Frame 1 (no input): blank canvas, image omitted
Frame 60 (no input): blank canvas, image omitted
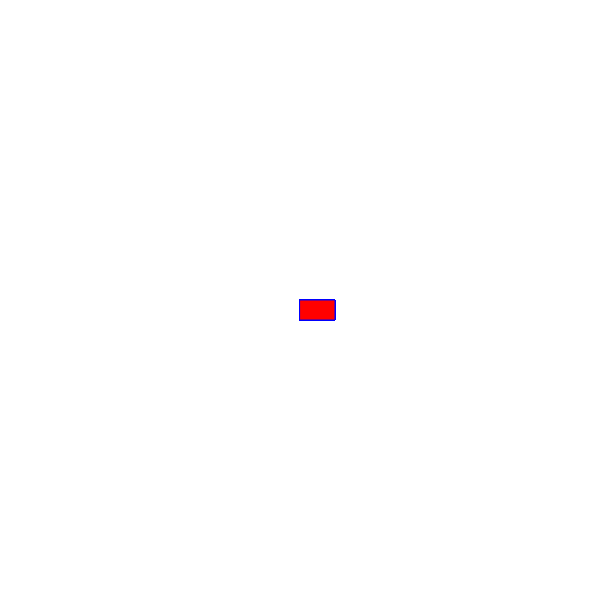
Frame 120 (the mouse pressed at the canvas centre since frame 60)

The p5.js sketch whose frames 1 and 60 were blank and that drew this single picture after the mouse press (run headless with seeded random() and noise() and a simulated clock; from frame 60 on, the mouse is pressed at the canvas centre):

// p5.js sketch
// ── sketch.js
function setup() {
    createCanvas(600, 600);
    background("white");
  }
  
  function draw() {
    stroke("blue");
    fill("red");
  
    if (mouseIsPressed) {
      rect(mouseX, mouseY, 35, 20);
    }
    
   }
  
